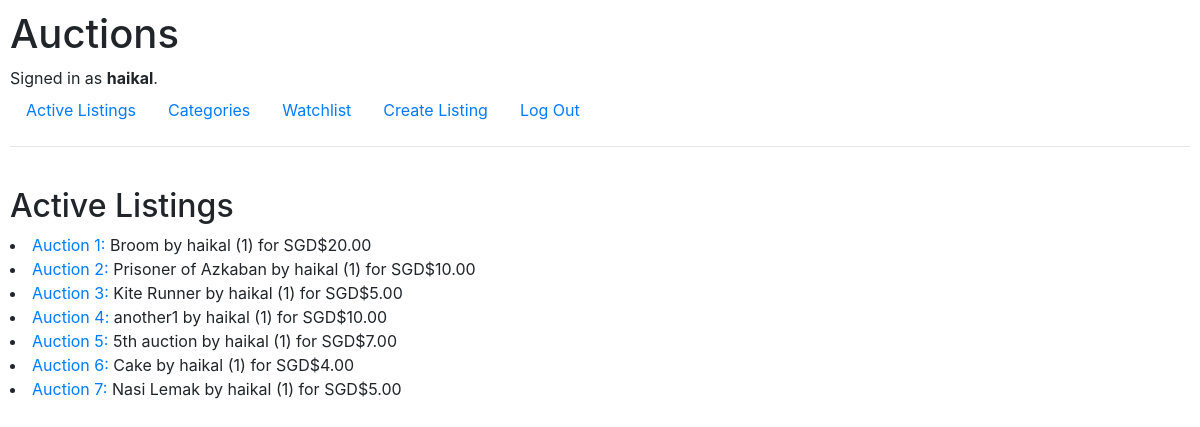
The page /auctions/ (signed in) on the database as committed earlier.
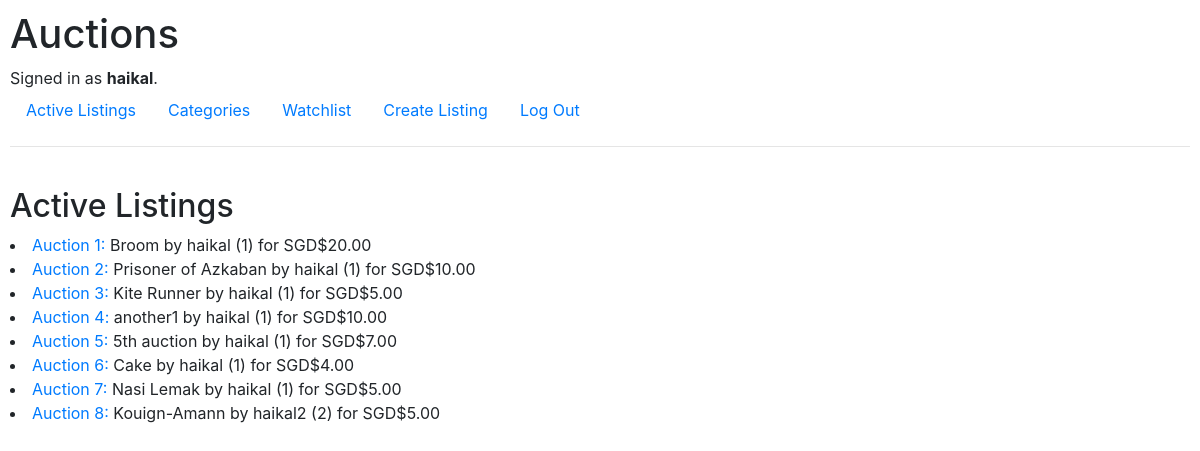
The same page on the database as committed later.
### auctions/models.py (models this page shows, shortened)
class Auction(models.Model):
    BOOKS = 'Books'
    AUTOMOBILE = 'Automobile'
    TOYS = 'Toys'
    FOOD = 'Food'
    CLOTHING = 'Clothing'
    OTHERS = 'Others'
    CATEGORIES_CHOICES = [
        (BOOKS, 'Books'),
        (AUTOMOBILE, 'Automobile'),
        (TOYS, 'Toys'),
        (FOOD, 'Food'),
        (CLOTHING, 'Clothing'),
        (OTHERS, 'Others'),
    ]
    title = models.CharField(max_length=32)
    description = models.TextField(max_length=100)
    user = models.ForeignKey(User, on_delete=models.CASCADE, related_name="listings")
    watchlist = models.ManyToManyField(User, blank=True, related_name="watchlist")
    price = models.DecimalField(max_digits=5, decimal_places=2) # initial price
    bid = models.DecimalField(max_digits=5, decimal_places=2, default=0.0)
    bidder = models.ManyToManyField(User, blank=True, related_name="bidder")
    picture = models.URLField()
    category = models.CharField(max_length=32, choices=CATEGORIES_CHOICES, default=OTHERS)
    active = models.BooleanField(default=True) # the status of the listing, if it's active or not

class User(AbstractUser):
    country = models.CharField(max_length=64)
    def __str__(self):
        return f"{self.username} ({self.id})"

### auctions/views.py (the view)
# urls.py: path("", views.index, name="index"),
def index(request):
    return render(request, "auctions/index.html", {
        "auctions": Auction.objects.all()
    })

### auctions/templates/auctions/index.html
{% extends "auctions/layout.html" %}
{% block body %}
    {% if user.is_authenticated %}
        <br>
        <h2>Active Listings</h2>
        {% for auction in auctions %}
            <li> <a href="{% url 'auctions:listing' auction.id %}">Auction {{ auction.id }}:</a> {{ auction.title }} by {{ auction.user }} for SGD${{ auction.price }} </li>
        {% endfor %}
    {% endif %}
{% endblock %}

Rows that differ between the two databases and show on the page:
added Auction: id "8", title "Kouign-Amann", user "haikal2 (2)", price "5.00"
